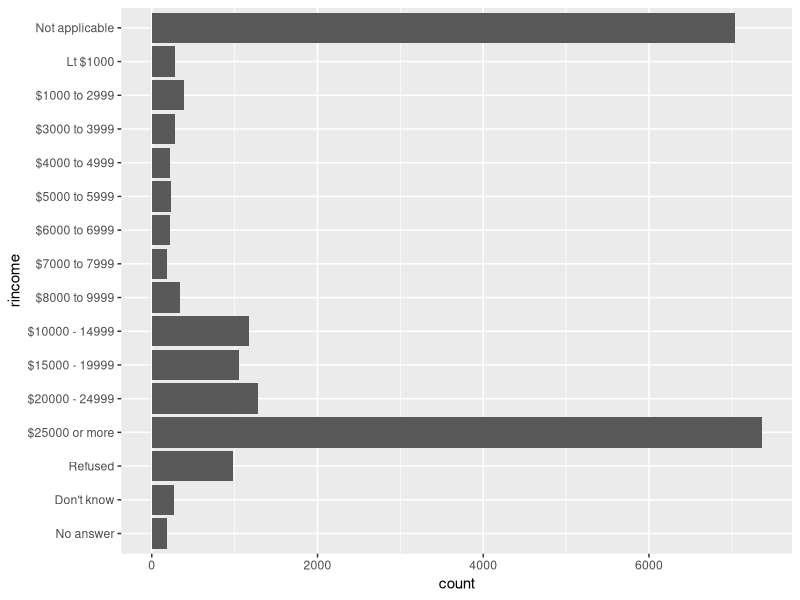
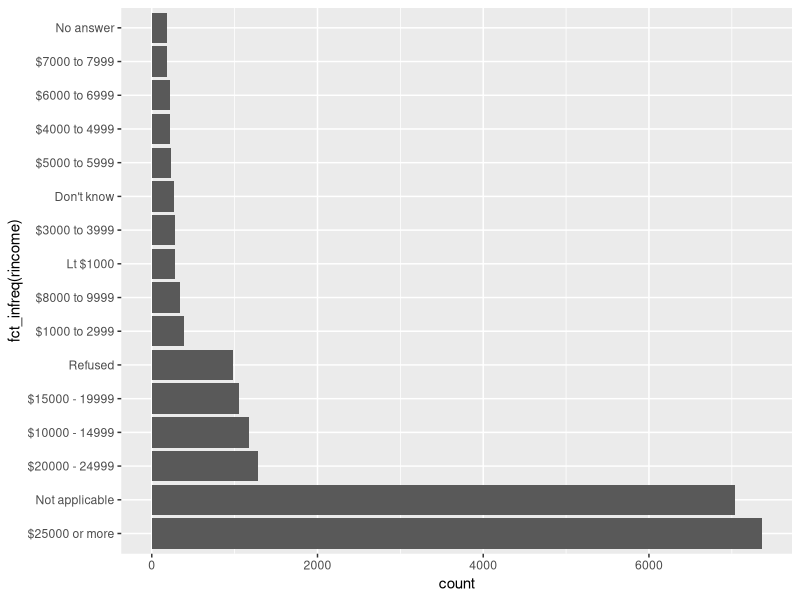

The R script that drew these images, in order:
## ---- chunk 1
knitr::opts_chunk$set(echo = TRUE)
## ---- chunk 2
library(forcats)
library(dplyr)
library(ggplot2)

levels(gss_cat$rincome)
## ---- chunk 3
ggplot(gss_cat,aes(x=rincome))+
geom_bar()+
coord_flip()
## ---- chunk 4
ggplot(gss_cat, aes(x = fct_infreq(rincome))) + 
  geom_bar() + 
  coord_flip()
